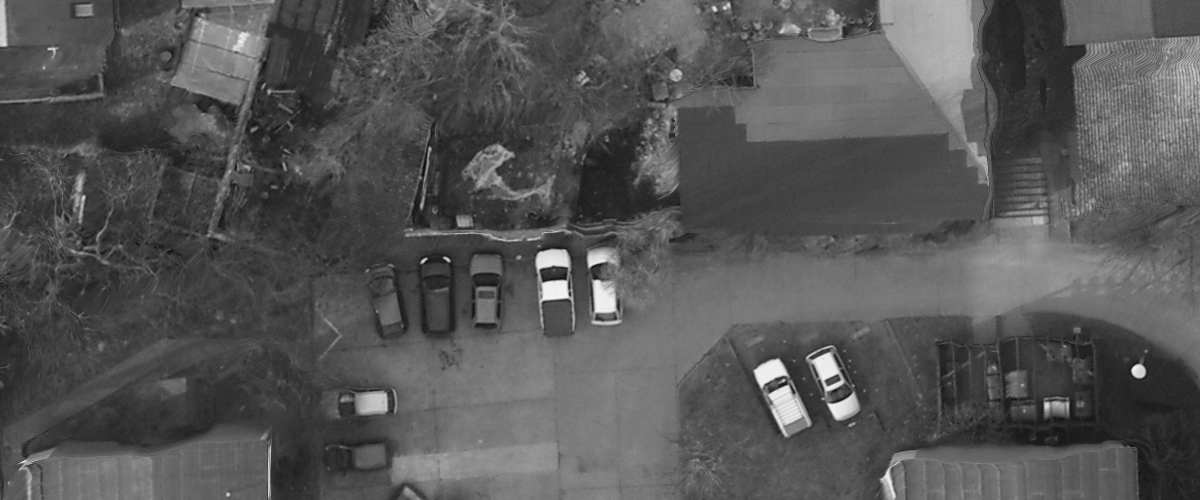
#> input picture Data/Potsdam_gray.bmp, 1200 x 500 px
$ python CarDetection.py
#> lines starting #> are read from the running program, lines starting #| are printed output that depends on the picture; after the words box and inside, x2 and y2 are one past the last pixel; in counts of white or black regions, pixels touching at a corner belong together
import higra as hg
import numpy as np
from skimage import io
import matplotlib.pyplot as plt
from skimage import filters
import time

# [29 lines left out: function classificationEvaluation, not called in this run]
#------------------------------------------------------------------"
# ISPRS color palette
# Let's define the standard ISPRS color palette
palette = {1 : (255, 255, 255), # Impervious surfaces (white)
           2 : (0, 0, 255),     # Buildings (blue)
           3 : (0, 255, 255),   # Low vegetation (cyan)
           4 : (0, 255, 0),     # Trees (green)
           5 : (255, 255, 0),   # Cars (yellow)
           6 : (255, 0, 0),     # Clutter (red)
           7 : (0, 0, 0)}       # Undefined (black)

invert_palette = {v: k for k, v in palette.items()}

# [19 lines left out: functions convert_to_color, convert_from_color, not called in this run]

####################################################################"
def carDetect(inputImg, treeType):
    start_time = time.time()
    if treeType == "max":
        preprocessImg = inputImg
    if treeType == "min":
        imgMax = np.max(inputImg)
        preprocessImg = imgMax - inputImg
    if treeType == "med":
        imgMed = np.median(inputImg)
        print(imgMed)
        preprocessImg = np.abs(inputImg - imgMed)

    print("Start building tree: " + treeType + " ...")
    if treeType=="tos":
        treeStruct, nodeAlt = hg.component_tree_tree_of_shapes_image2d(inputImg)
    else:
        img_graph = hg.get_4_adjacency_graph(inputImg.shape)
        treeStruct, nodeAlt = hg.component_tree_max_tree(img_graph, preprocessImg)
    print("End building tree: " + treeType)
    time_tree = time.time() - start_time
    numTreeNodes = treeStruct.num_vertices() - treeStruct.num_leaves()

    start_time = time.time()
    node_area = hg.attribute_area(treeStruct)
    node_compact = hg.attribute_compactness(treeStruct)
    # node_contour = hg.attribute_contour_length(treeStruct)
    # node_gaussian = hg.attribute_gaussian_region_weights_model(treeStruct, preprocessImg)
    # area2contour = node_area/node_contour
    time_attribute = time.time() - start_time

    start_time = time.time()
    area_upper = 2200
    area_lower = 1600
    selected_nodes = [n for n in range(treeStruct.num_vertices()) if node_area[n]>area_lower and node_area[n]<area_upper \
                 # and area2contour[n]>2 and area2contour[n]<5 \
                 and node_compact[n]>0.05 and node_compact[n]<0.15]

    # [5 lines of commented-out code are left out]

    car_nodes = np.zeros(nodeAlt.shape, dtype=bool)  # node label = 1 for cars
    condition = np.ones(nodeAlt.shape, dtype=bool)   # condition to propagate car label

    print("Start processing car nodes: " + treeType + " ...")
    for n in treeStruct.leaves_to_root_iterator(include_leaves = False, include_root = True):
        if n in selected_nodes:
            # print('n',n)
            car_nodes[n] = True
            for a in treeStruct.ancestors(n):
                # print(a)
                condition[a] = False

    all_car_nodes = hg.propagate_sequential(treeStruct, car_nodes, condition).copy()
    car_map = all_car_nodes[:treeStruct.num_leaves()].reshape(inputImg.shape[0],inputImg.shape[1]).copy()
    # print(car_map.shape, np.sum(car_map), np.unique(all_car_nodes), all_car_nodes.dtype, all_car_nodes.shape)
    # print(condition.shape, condition)
    img_filt_post = car_map  # dummy value
    print("End processing car nodes: " + treeType)
    time_detect = time.time() - start_time

    # [11 lines of commented-out code are left out]

    return car_map, img_filt_post, numTreeNodes, time_tree, time_attribute, time_detect
####################################################################"

imgGray = io.imread('Data/Potsdam_gray.bmp')            # small image
#> imgGray is the input picture: shape (500, 1200); min 13, max 245, mean 85.8
# imgRGB = io.imread('Data/top_potsdam_7_7_RGB.bmp')    # large image
# r, g, b = imgRGB[:, :, 0], imgRGB[:, :, 1], imgRGB[:, :, 2]
# imgGray = np.int16(0.2989 * r + 0.5870 * g + 0.1140 * b)
print('imgGray:', imgGray.shape, np.min(imgGray), np.max(imgGray))
#| imgGray: (500, 1200) 13 245

img_gt = io.imread('Data/Potsdam_label.bmp')          # small label
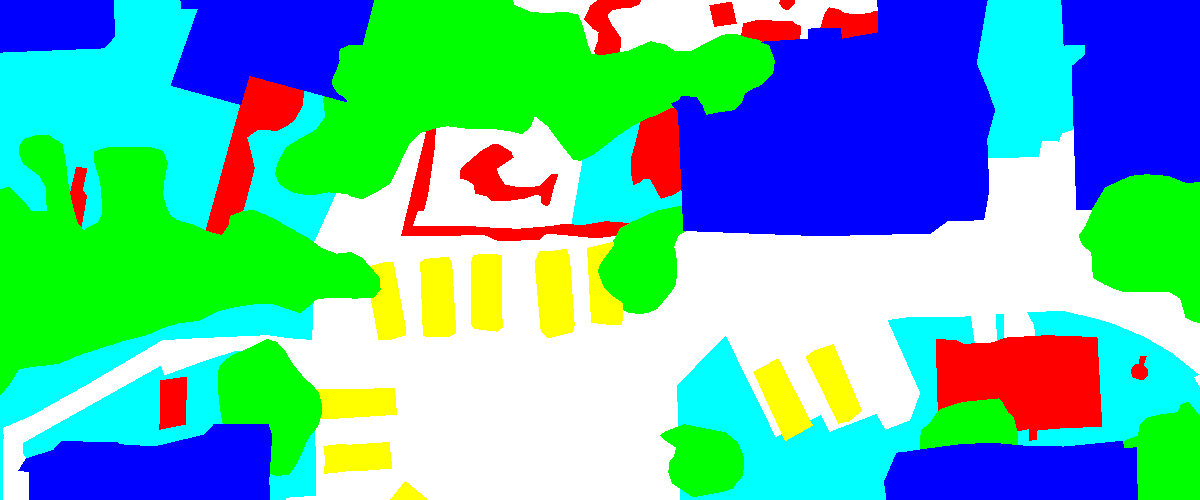
#> input picture Data/Potsdam_label.bmp, 1200 x 500 px
#> img_gt is the input picture: shape (500, 1200, 3); mean R, G, B 94.8, 184.4, 172.8
# img_gt = io.imread('Data/top_potsdam_7_7_label.bmp')    # large label
print('Ground Truth:', img_gt.shape)
#| Ground Truth: (500, 1200, 3)
img_size = imgGray.shape[0]*imgGray.shape[1]
#> img_size = 600000

car_gt = np.uint8(np.all(img_gt == np.array((255, 255, 0)).reshape(1, 1, 3), axis=2))
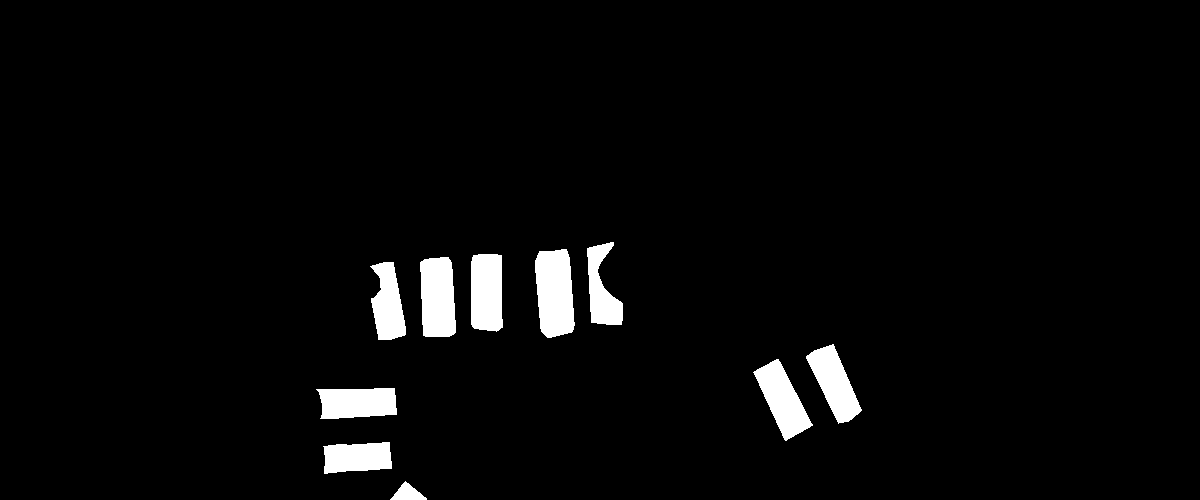
#> car_gt: shape (500, 1200); values 0 (black) and 1 (white), 3.4% white; 10 white regions, largest, box (x1, y1, x2, y2) and area: (535, 249, 575, 338) 2923, (420, 257, 456, 337) 2553, (471, 254, 503, 332) 2341
print('cars',car_gt.shape)
#| cars (500, 1200)

#------------------------------------------------------------------"

car_map_min, img_filt_min, nNodes, tTree, tAttribute, tDetect = carDetect(imgGray, 'min')
#> in carDetect, `imgMax = np.max(inputImg)`: imgMax = 245
#> in carDetect, `preprocessImg = imgMax - inputImg`:
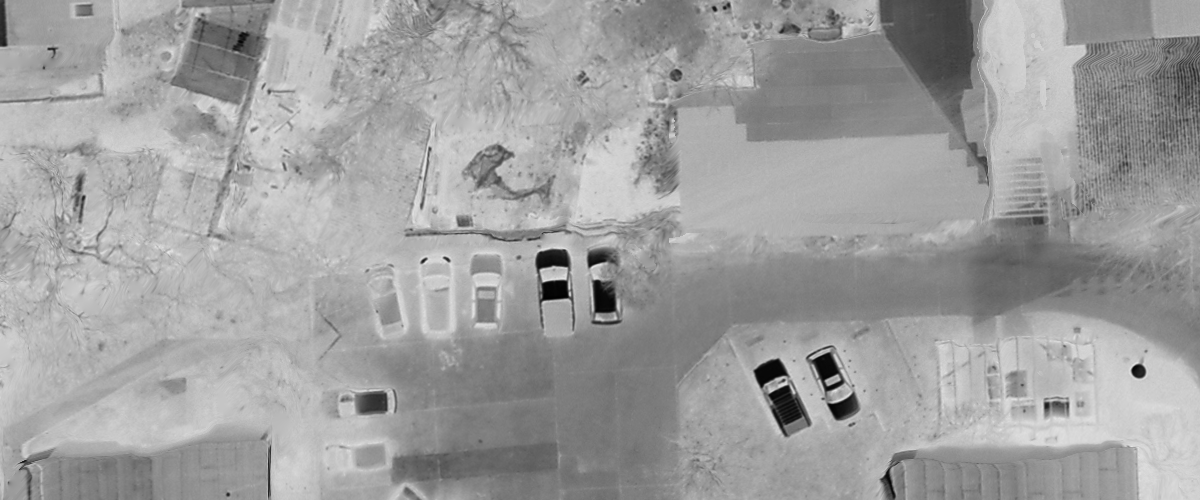
#> preprocessImg: shape (500, 1200); min 0, max 232, mean 159.2
#> (the run stopped early here; a loop or call above may not have finished)
